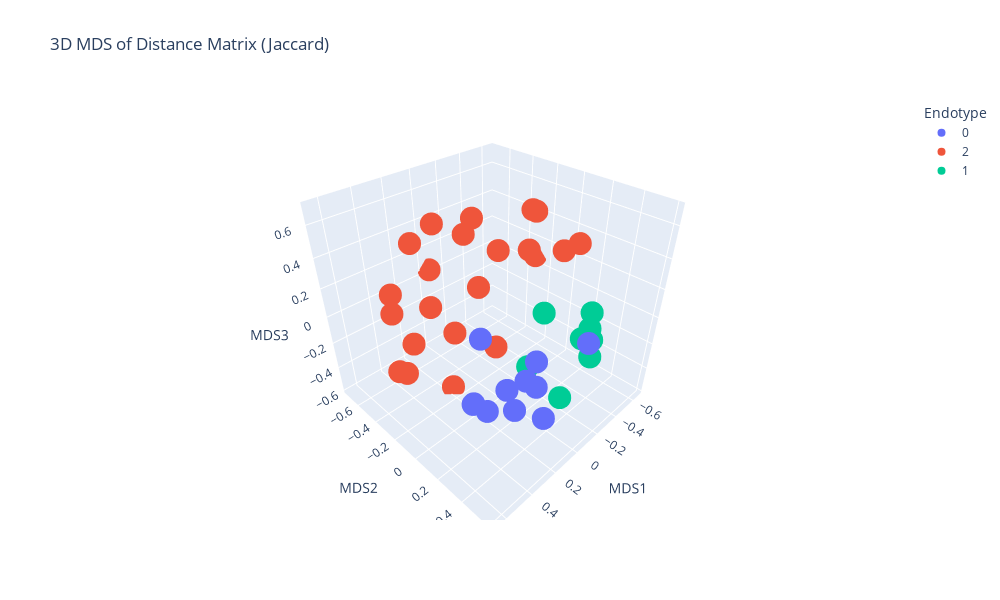

Notebook code for this chart:
### Markdown cell above
#### MDS of feature matrix

### Code cell
import numpy as np
import pandas as pd
from sklearn.manifold import MDS
from sklearn.metrics.pairwise import pairwise_distances
import plotly.express as px
import plotly.graph_objects as go

feat_mat = endo.feature_matrix

# Get endotype labels for coloring
# endo.endotypes returns a tuple (dict_mapping, dict_clusters)
# Extract the mapping dictionary and get labels in the same order as the feature matrix
endotype_mapping = endo.endotypes[0]
endotype_labels = pd.Series([endotype_mapping[gene] for gene in feat_mat.index])

# Convert feature matrix to numpy array
X = np.array(feat_mat)

# Compute distance matrix (use same metric as clustering - 'jaccard' in this case)
distance_matrix = pairwise_distances(X, metric='jaccard')

# MDS parameters
n_components = 3  # Set to 2 for 2D plot, 3 for 3D plot
random_state = 42

# Plot dimensions (in pixels)
plot_width = 1000
plot_height = 600

# Perform MDS on the distance matrix (use dissimilarity='precomputed')
mds = MDS(n_components=n_components, random_state=random_state, dissimilarity='precomputed')
mds_result = mds.fit_transform(distance_matrix)

# Create DataFrame for plotting
if n_components == 2:
    mds_df = pd.DataFrame(
        data=mds_result,
        columns=['MDS1', 'MDS2']
    )
    mds_df['Endotype'] = endotype_labels.astype(str)
    mds_df['Gene'] = feat_mat.index
    
    # Plot 2D MDS
    fig_mds = px.scatter(
        mds_df,
        x='MDS1',
        y='MDS2',
        color='Endotype',
        hover_data=['Gene'],
        title='2D MDS of Distance Matrix (Jaccard)',
        width=plot_width,
        height=plot_height
    )
elif n_components == 3:
    mds_df = pd.DataFrame(
        data=mds_result,
        columns=['MDS1', 'MDS2', 'MDS3']
    )
    mds_df['Endotype'] = endotype_labels.astype(str)
    mds_df['Gene'] = feat_mat.index
    
    # Plot 3D MDS
    fig_mds = px.scatter_3d(
        mds_df,
        x='MDS1',
        y='MDS2',
        z='MDS3',
        color='Endotype',
        hover_data=['Gene'],
        title='3D MDS of Distance Matrix (Jaccard)',
        width=plot_width,
        height=plot_height
    )

fig_mds.show()

### Figure 1 — Plotly figure (JSON) as saved in the notebook; plotly's stock layout.template omitted (floating-point values rounded to 4 significant figures)
{"data": [{"customdata": [["NOD2"], ["NLRC4"], ["NLRP1"], ["PPP1R12C"], ["LRRK1"], ["ANKHD1"], ["CASP1"], ["RBCK1"], ["RIPK2"], ["MAP3K7"], ["CAPZA1"]], "hovertemplate": "Endotype=0<br>MDS1=%{x}<br>MDS2=%{y}<br>MDS3=%{z}<br>Gene=%{customdata[0]}<extra></extra>", "legendgroup": "0", "marker": {"color": "#636efa", "symbol": "circle"}, "mode": "markers", "name": "0", "scene": "scene", "showlegend": true, "type": "scatter3d", "x": [0.3604, 0.2656, 0.2491, -0.02398, 0.1085, 0.1554, 0.2134, 0.4096, 0.4488, 0.3423, 0.2961], "y": [0.3939, 0.4372, 0.4921, 0.5925, 0.2269, 0.483, 0.4552, 0.2576, 0.2379, 0.2311, 0.06311], "z": [-0.03306, -0.003834, -0.02045, 0.1655, -0.4897, -0.3269, 0.1043, 0.2488, -0.1777, -0.3203, -0.4207]}, {"customdata": [["CARD9"], ["GALNT2"], ["LGALS8"], ["UNKL"], ["DNM1L"], ["GAK"], ["PBX2"], ["TSNAX"], ["TRIM14"], ["CASP4"], ["VPS28"], ["TRIM41"], ["EIF4E2"], ["STX11"], ["VIM"], ["MYO15B"], ["ACTR3"], ["USP15"], ["PHC2"], ["AGO1"], ["RAB7A"], ["ZNF655"]], "hovertemplate": "Endotype=2<br>MDS1=%{x}<br>MDS2=%{y}<br>MDS3=%{z}<br>Gene=%{customdata[0]}<extra></extra>", "legendgroup": "2", "marker": {"color": "#EF553B", "symbol": "circle"}, "mode": "markers", "name": "2", "scene": "scene", "showlegend": true, "type": "scatter3d", "x": [-0.3604, 0.5229, 0.07259, 0.3349, -0.2306, -0.08481, 0.2598, -0.6543, 0.5083, 0.656, -0.3299, -0.1452, 0.5368, 0.3355, 0.1082, -0.04983, -0.2852, 0.1477, -0.4262, -0.281, 0.173, -0.5279], "y": [-0.3786, -0.3295, -0.5006, -0.361, 0.3359, -0.5311, -0.5405, -0.3065, 0.01204, -0.03785, -0.5403, -0.4719, -0.3037, -0.6223, 0.2841, -0.7246, -0.3211, -0.07099, 0.09829, -0.03339, -0.2647, -0.211], "z": [0.193, -0.2657, 0.4875, 0.5096, 0.558, -0.4185, -0.3266, 0.06772, 0.3631, -0.005436, -0.1517, 0.3533, 0.1776, 0.05776, 0.6311, 0.03248, -0.5399, 0.6901, 0.3496, 0.6125, -0.5818, 0.4683]}, {"customdata": [["LRRK2"], ["ERBIN"], ["PPP1R18"], ["MAP2K6"], ["MAP2K3"], ["MAP2K7"], ["EIF4EBP1"], ["MBP"]], "hovertemplate": "Endotype=1<br>MDS1=%{x}<br>MDS2=%{y}<br>MDS3=%{z}<br>Gene=%{customdata[0]}<extra></extra>", "legendgroup": "1", "marker": {"color": "#00cc96", "symbol": "circle"}, "mode": "markers", "name": "1", "scene": "scene", "showlegend": true, "type": "scatter3d", "x": [-0.2502, -0.5771, -0.1927, -0.374, -0.4476, -0.2943, -0.4877, -0.4819], "y": [0.01337, -0.1346, 0.336, 0.3965, 0.3295, 0.448, 0.3045, 0.2552], "z": [-0.496, -0.2938, -0.5168, -0.1206, -0.1116, -0.174, -0.02393, -0.2512]}], "layout": {"height": 600, "legend": {"title": {"text": "Endotype"}, "tracegroupgap": 0}, "scene": {"domain": {"x": [0, 1], "y": [0, 1]}, "xaxis": {"title": {"text": "MDS1"}}, "yaxis": {"title": {"text": "MDS2"}}, "zaxis": {"title": {"text": "MDS3"}}}, "title": {"text": "3D MDS of Distance Matrix (Jaccard)"}, "width": 1000}}
